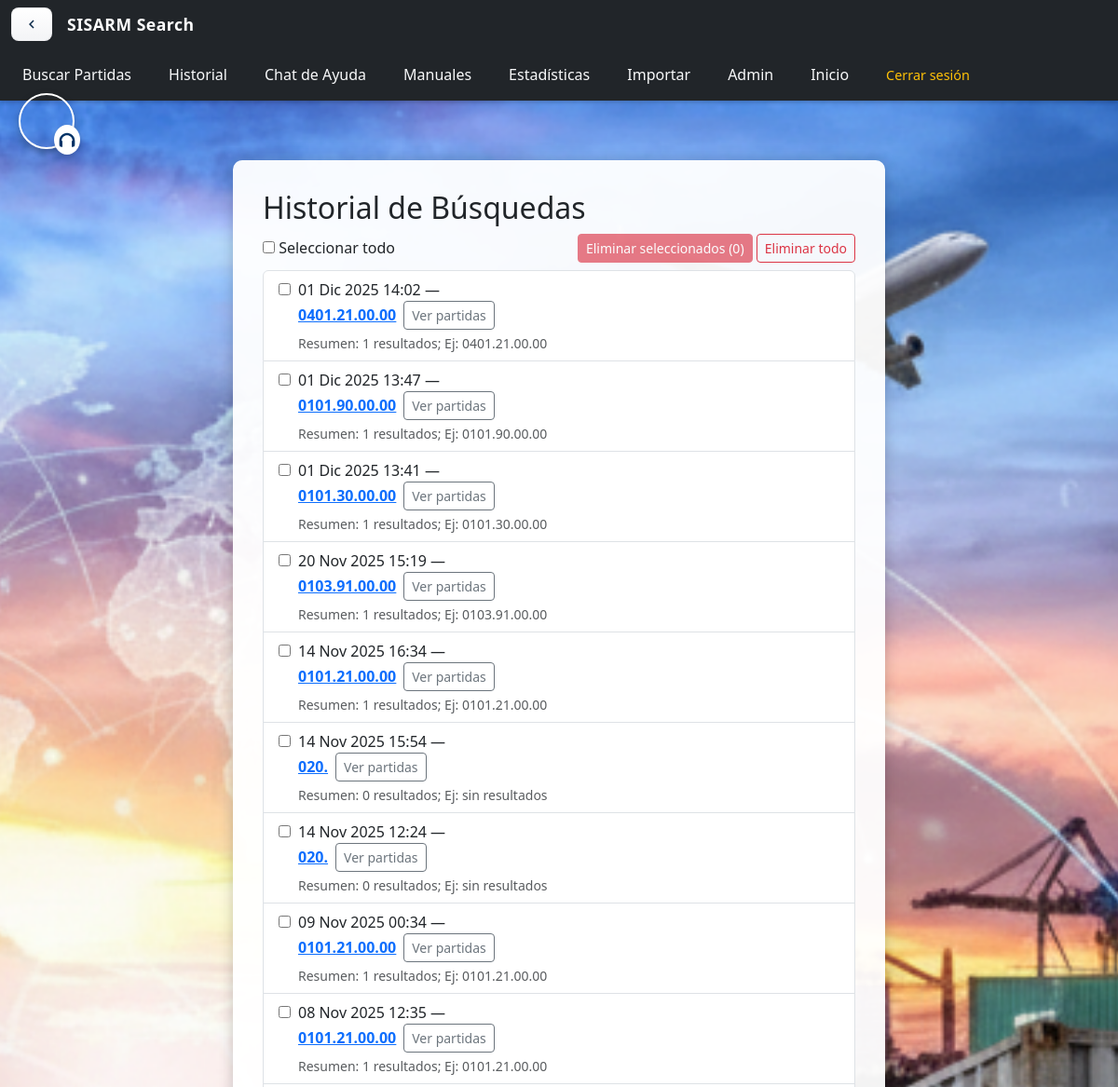
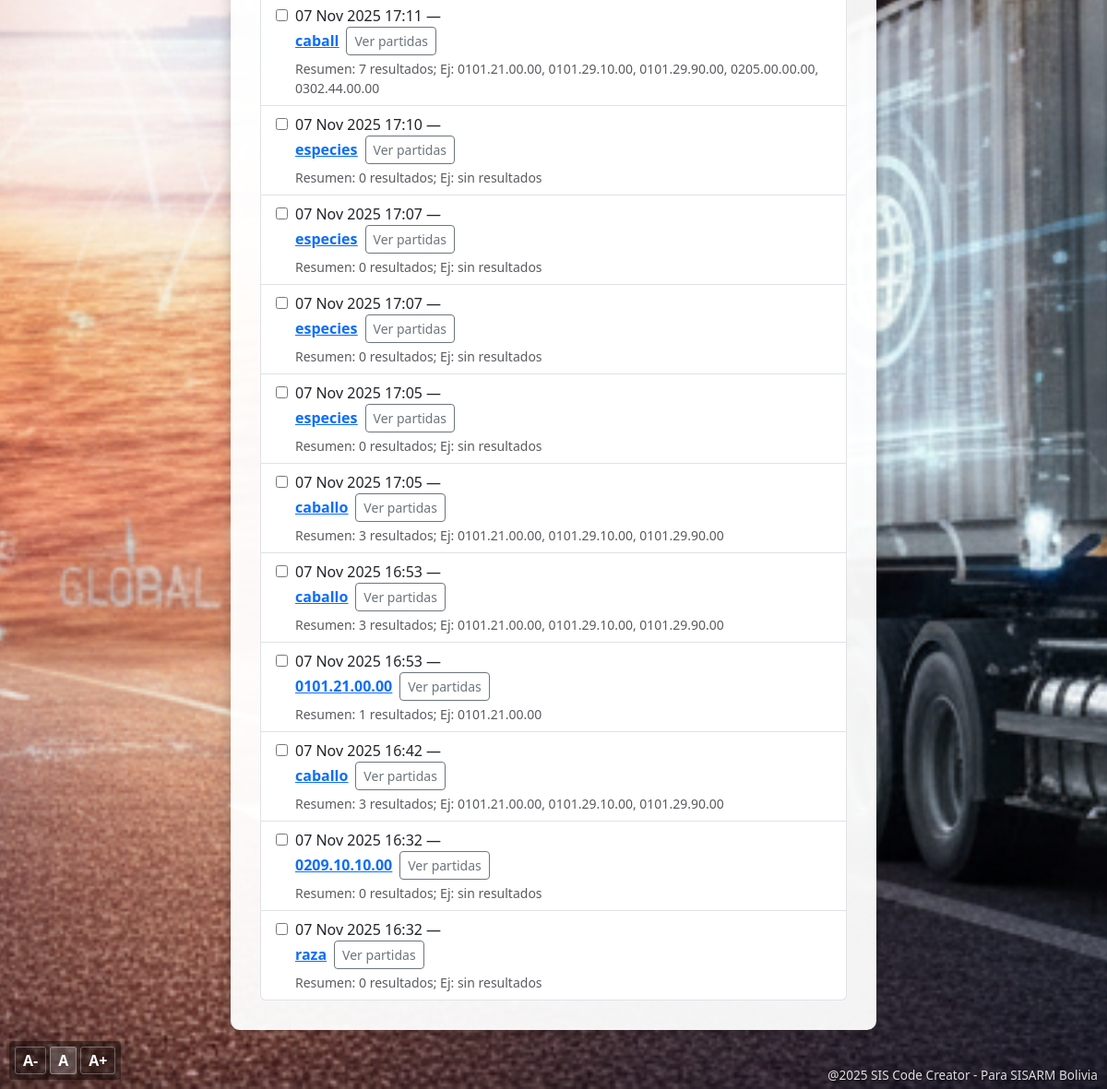
Before: /historial/ (signed in) with the older database file (2 pictures, top to bottom).
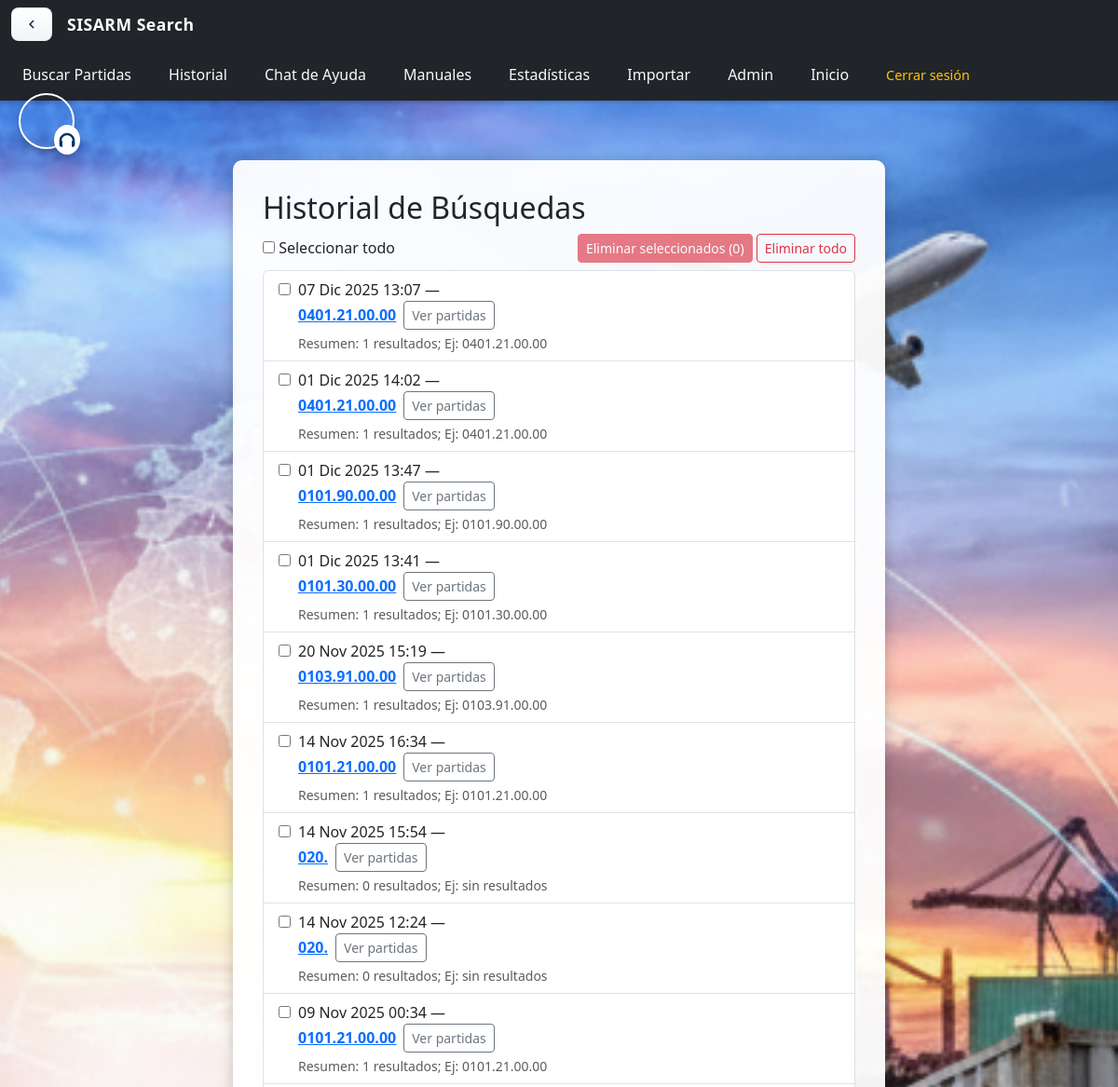
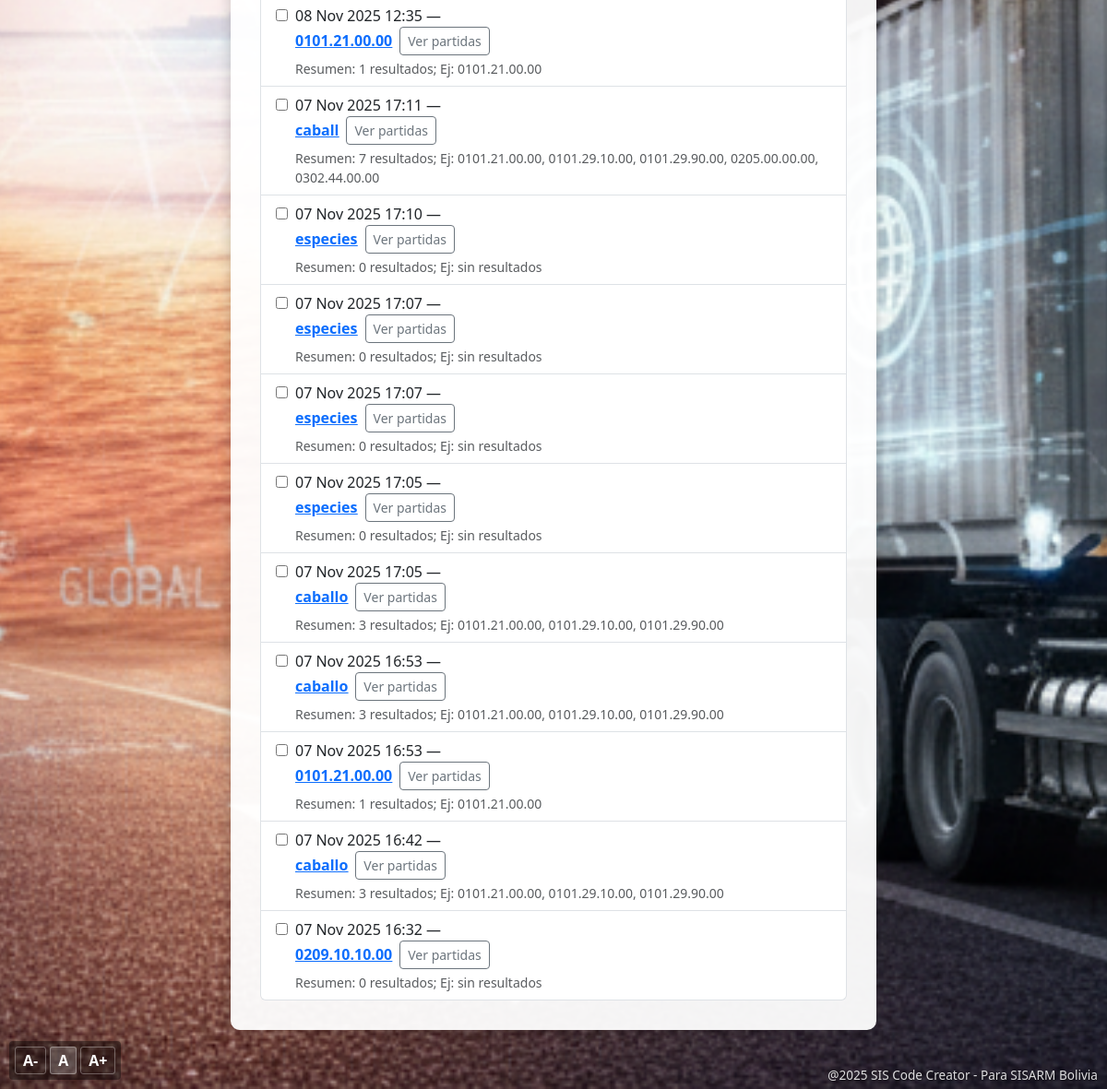
After: the same page with the newer database file (2 pictures, top to bottom).
### partidas/models.py (models this page shows)
class Busqueda(models.Model):
    usuario = models.ForeignKey(Usuario, on_delete=models.CASCADE)
    termino_buscado = models.CharField(max_length=100)
    tipo_busqueda = models.CharField(max_length=50)
    fecha = models.DateTimeField(auto_now_add=True)
    resultados = models.TextField(blank=True, default='')

### partidas/views.py (the view, shortened to what this page needs)
# urls.py: path('historial/', views.historial_buscador, name='historial_buscador'),
@login_required
def historial_buscador(request):
    historial_qs = Busqueda.objects.filter(usuario=request.user).order_by('-fecha')[:20]
    historial = []
    for b in historial_qs:
        matches = PartidaArancelaria.objects.filter(
            Q(codigo__icontains=b.termino_buscado) | Q(descripcion__icontains=b.termino_buscado)
        ).order_by('codigo')[:15]
        try:
            for p in matches:
                chi, prot = _split_normalize_ace22(p.ace22_chi_prot or '')
                setattr(p, 'ace22_chi', chi)
                setattr(p, 'ace22_prot', prot)
        except Exception:
            pass
        historial.append({'item': b, 'matches': matches})
    return render(request, 'partidas/historial.html', {'historial': historial})

### partidas/context_processors.py (called while the page is built, shortened)
def license_info(request):
    ctx = {
        'licencia_dias_restantes': None,
        'licencia_estado': None,
        'licencia_fecha_fin': None,
    }
    try:
        if request.user.is_authenticated:
            from .models import LicenciaTemporal
            licencia = LicenciaTemporal.objects.filter(usuario=request.user, estado=True).order_by('-fecha_fin').first()
    except Exception:
        pass
    return ctx

### partidas/templates/partidas/historial.html (shortened to what this page needs)
{% extends "partidas/base.html" %}
{% load static %}
{% block body_class %}detalle-bg{% endblock %}
{% block content %}
<div class="historial-container">
    <h2> Historial de Búsquedas</h2>
    <form method="post" id="historialForm">
        <div class="mb-2 d-flex justify-content-between align-items-center">
            <div>
                <input type="checkbox" id="select-all" /> <label for="select-all">Seleccionar todo</label>
            </div>
            <div>
                <button type="submit" name="action" value="delete_selected" id="btn-delete-selected" class="btn btn-danger btn-sm" disabled>
                    Eliminar seleccionados (<span id="selected-count">0</span>)
                </button>
                <button type="submit" name="action" value="delete_all" id="btn-delete-all" class="btn btn-outline-danger btn-sm" onclick="return confirm('Eliminar TODO el historial? Esta acción no se puede deshacer.')">
                    Eliminar todo
                </button>
            </div>
        </div>
    <ul class="list-group">
        {% for entry in historial %}
            {% with item=entry.item matches=entry.matches %}
            <li class="list-group-item">
                <div class="d-flex align-items-start">
                    <div class="me-2">
                        <input type="checkbox" name="selected" value="{{ item.id }}" class="select-item" id="sel-{{ item.id }}" />
                    </div>
                    <div class="flex-grow-1">
                        {{ item.fecha|date:"d M Y H:i" }} —
                        <div class="d-flex align-items-center">
                            {% if matches %}
                                <a class="me-2 historial-link" href="{% url 'detalle_partida' matches.0.id %}" data-partida-id="{{ matches.0.id }}"><strong style="color:#0d6efd; text-decoration:underline;">{{ item.termino_buscado }}</strong></a>
                            {% else %}
                                <a class="me-2 historial-link" href="{% url 'buscar_partidas' %}?termino={{ item.termino_buscado|urlencode }}" data-partida-id=""><strong style="color:#0d6efd; text-decoration:underline;">{{ item.termino_buscado }}</strong></a>
                            {% endif %}
                            <button class="btn btn-sm btn-outline-secondary" type="button" data-bs-toggle="collapse" data-bs-target="#hist-{{ forloop.counter }}" aria-expanded="false" aria-controls="hist-{{ forloop.counter }}">
                                Ver partidas
                            </button>
                        </div>
                        {% if item.resultados %}
                        <div class="small text-muted mt-1">Resumen: {{ item.resultados }}</div>
                        {% endif %}
            </li>
            {% endwith %}
        {% empty %}
            <li class="list-group-item text-muted">
                No hay búsquedas registradas.
            </li>
        {% endfor %}
    </ul>
    </form>
</div>
{% endblock %}

### partidas/templates/partidas/base.html (shortened to what this page needs)
{% load static %}
{% load tz %}
<!DOCTYPE html>
<html lang="es">
<head>
    <link href="https://cdn.jsdelivr.net/npm/bootstrap@5.3.3/dist/css/bootstrap.min.css" rel="stylesheet">
</head>
<body class="{% block body_class %}bg-light{% endblock %}">
    {% if not ocultar_navbar %}
    <nav class="navbar navbar-dark bg-dark">
        <div class="container-fluid d-flex align-items-center gap-3">
            <button class="back-btn" onclick="goBackCustom()" title="Volver atrás" aria-label="Volver" type="button">
                <svg viewBox="0 0 24 24" aria-hidden="true" focusable="false" width="18" height="18">
                    <path d="M15.41 7.41L14 6l-6 6 6 6 1.41-1.41L10.83 12z" fill="currentColor" />
                </svg>
            </button>
            <a class="navbar-brand flex-shrink-0 me-auto" href="#" style="white-space: nowrap;">SISARM Search</a>
            {% if user.is_authenticated and 'accounts/login' not in request.path %}
            <div class="navbar-menu" id="navbarMenu">
                {% if not ocultar_botones %}
                <a class="nav-link text-light" href="{% url 'buscar_partidas' %}">Buscar Partidas</a>
                <a class="nav-link text-light" href="{% url 'historial_buscador' %}">Historial</a>
                <a class="nav-link text-light" href="{% url 'chat_asistente' %}">Chat de Ayuda</a>
                <a class="nav-link text-light" href="{% url 'manuales' %}">Manuales</a>
                <a class="nav-link text-light" href="{% url 'estadisticas_aranceles' %}">Estadísticas</a>
                <a class="nav-link text-light" href="{% url 'importar_excel' %}">Importar</a>
                <a class="nav-link text-light" href="{% url 'admin:index' %}">Admin</a>
                <a class="nav-link text-light" href="{% url 'inicio' %}">Inicio</a>
                {% endif %}
                <form method="post" action="{% url 'logout' %}" style="display: inline;">
                    <button type="submit" class="nav-link btn btn-link text-warning" style="border: none; padding: 0.5rem 0.25rem; text-decoration: none; white-space: nowrap; font-size: 0.9rem;">Cerrar sesión</button>
                </form>
            </div>
            {% endif %}
        </div>
    </nav>
    {% endif %}
    <main class="container mt-4">
        {% block content %}{% endblock %}
    </main>
    {% if not ocultar_navbar %}
    <a href="{% url 'soporte' %}" class="whatsapp-burbuja" title="Ir al soporte del sistema">
        <div class="headset-overlay">
            <svg xmlns="http://www.w3.org/2000/svg" fill="#003366" viewBox="0 0 24 24" width="20" height="20">
                <path d="M12 1C6.486 1 2 5.486 2 11v5a3 3 0 0 0 3 3h1v-8H5c0-3.86 3.14-7 7-7s7 3.14 7 7h-1v8h1a3 3 0 0 0 3-3v-5c0-5.514-4.486-10-10-10z"/>
            </svg>
        </div>
    </a>
    {% endif %}
    <div class="marca-agua">@2025 SIS Code Creator - Para SISARM Bolivia</div>
    <div class="text-size-controls">
        <button class="text-size-btn" data-size="small" title="Texto pequeño">A-</button>
        <button class="text-size-btn" data-size="normal" title="Texto normal">A</button>
        <button class="text-size-btn" data-size="large" title="Texto grande">A+</button>
    </div>
</body>
</html>

### partidas/templates/partidas/base.html (style rules this page uses)
.navbar { box-shadow: 0 2px 4px rgba(0, 0, 0, 0.2); }
.navbar-brand { font-weight: 600; font-size: 1.1rem; letter-spacing: 0.5px; }
.nav-link { padding: 0.5rem 0.75rem !important; font-weight: 500; transition: color 0.3s ease; }
.navbar-menu { display: flex; align-items: center; gap: 1rem; flex-wrap: wrap; justify-content: flex-end; }
.back-btn { display: inline-flex; align-items: center; justify-content: center; width: 44px; height: 36px; padding: 6px; border-radius: 8px; background: linear-gradient(180deg, #ffffff 0%, #f3f4f6 100%); border: 1px solid rgba(16,24,40,0.06); color: #0b2a4a; cursor: pointer; transition: transform 0.14s ease, box-shadow 0.14s ease, background-color 0.14s ease; box-shadow: 0 1px 2px rgba(16,24,40,0.05); flex-shrink: 0; }
.back-btn svg { width: 18px; height: 18px; display:block; }
.whatsapp-burbuja { position: fixed; top: 100px; left: 20px; width: 60px; height: 60px; border-radius: 50%; background-image: url('https://s3.amazonaws.com/evaluar-test-media-bucket/PROCESS/image/34/PROCESS_db14e92c-a447-4332-b68e-2905ca7d6034_d879f335-ad52-43e5-b8ee-a1c3f8ee0a34.png'); background-size: cover; background-position: center; background-repeat: no-repeat; box-shadow: 0 4px 8px rgba(0, 0, 0, 0.3); z-index: 9999; transition: transform 0.3s ease; border: 2px solid #ffffff; cursor: grab; user-select: none; }
.headset-overlay { position: absolute; bottom: -8px; right: -8px; background-color: #ffffff; border-radius: 50%; padding: 4px; box-shadow: 0 2px 6px rgba(0, 0, 0, 0.2); z-index: 10000; }
.marca-agua, .texto-licencia { position: fixed; opacity: 0.85; font-size: 0.85rem; font-weight: 500; font-family: 'Segoe UI', Tahoma, Geneva, Verdana, sans-serif; color: #ffffff; text-shadow: 1px 1px 2px rgba(0, 0, 0, 0.6); pointer-events: none; z-index: 1000; }
.marca-agua { bottom: 5px; right: 10px; }
.text-size-controls { position: fixed; left: 10px; bottom: 10px; z-index: 1000; display: flex; gap: 4px; background: rgba(0, 0, 0, 0.4); padding: 6px; border-radius: 4px; }
.text-size-btn { background: transparent; color: white; border: 1px solid rgba(255, 255, 255, 0.3); border-radius: 3px; padding: 2px 8px; font-weight: bold; cursor: pointer; transition: all 0.2s; }
.text-size-btn.active { background: rgba(255, 255, 255, 0.2); }

Changed rows visible on the page:
no longer on this page (row unchanged): Busqueda: item.fecha "07 Nov 2025 16:32", item.termino_buscado "raza", item.resultados "0 resultados; Ej: sin resultados"
added Busqueda: item.fecha "07 Dic 2025 13:07", item.termino_buscado "0401.21.00.00", item.resultados "1 resultados; Ej: 0401.21.00.00"
